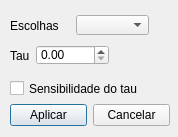
<?xml version="1.0" encoding="UTF-8"?>
<ui version="4.0">
 <class>Build</class>
 <widget class="QDialog" name="Build">
  <property name="geometry">
   <rect>
    <x>0</x>
    <y>0</y>
    <width>178</width>
    <height>137</height>
   </rect>
  </property>
  <property name="minimumSize">
   <size>
    <width>178</width>
    <height>110</height>
   </size>
  </property>
  <property name="maximumSize">
   <size>
    <width>16777215</width>
    <height>16777215</height>
   </size>
  </property>
  <property name="windowTitle">
   <string>Dialog</string>
  </property>
  <widget class="QWidget" name="horizontalLayoutWidget">
   <property name="geometry">
    <rect>
     <x>10</x>
     <y>10</y>
     <width>141</width>
     <height>31</height>
    </rect>
   </property>
   <layout class="QHBoxLayout" name="horizontalLayout">
    <item>
     <widget class="QLabel" name="lblChoices">
      <property name="minimumSize">
       <size>
        <width>60</width>
        <height>0</height>
       </size>
      </property>
      <property name="maximumSize">
       <size>
        <width>60</width>
        <height>16777215</height>
       </size>
      </property>
      <property name="text">
       <string>Escolhas</string>
      </property>
     </widget>
    </item>
    <item>
     <widget class="QComboBox" name="cbxChoices">
      <property name="minimumSize">
       <size>
        <width>73</width>
        <height>20</height>
       </size>
      </property>
      <property name="maximumSize">
       <size>
        <width>73</width>
        <height>20</height>
       </size>
      </property>
     </widget>
    </item>
   </layout>
  </widget>
  <widget class="QWidget" name="horizontalLayoutWidget_2">
   <property name="geometry">
    <rect>
     <x>10</x>
     <y>40</y>
     <width>101</width>
     <height>31</height>
    </rect>
   </property>
   <layout class="QHBoxLayout" name="horizontalLayout_2">
    <item>
     <widget class="QLabel" name="lblTau">
      <property name="minimumSize">
       <size>
        <width>20</width>
        <height>0</height>
       </size>
      </property>
      <property name="maximumSize">
       <size>
        <width>20</width>
        <height>16777215</height>
       </size>
      </property>
      <property name="text">
       <string>Tau</string>
      </property>
     </widget>
    </item>
    <item>
     <widget class="QDoubleSpinBox" name="dSpbTau">
      <property name="minimumSize">
       <size>
        <width>73</width>
        <height>20</height>
       </size>
      </property>
      <property name="maximumSize">
       <size>
        <width>73</width>
        <height>20</height>
       </size>
      </property>
      <property name="locale">
       <locale language="English" country="UnitedStates"/>
      </property>
      <property name="wrapping">
       <bool>false</bool>
      </property>
      <property name="frame">
       <bool>true</bool>
      </property>
      <property name="keyboardTracking">
       <bool>true</bool>
      </property>
      <property name="maximum">
       <double>1.000000000000000</double>
      </property>
      <property name="singleStep">
       <double>0.010000000000000</double>
      </property>
     </widget>
    </item>
   </layout>
  </widget>
  <widget class="QWidget" name="horizontalLayoutWidget_3">
   <property name="geometry">
    <rect>
     <x>10</x>
     <y>100</y>
     <width>160</width>
     <height>31</height>
    </rect>
   </property>
   <layout class="QHBoxLayout" name="horizontalLayout_3">
    <item>
     <widget class="QPushButton" name="btnApply">
      <property name="text">
       <string>Aplicar</string>
      </property>
      <property name="icon">
       <iconset resource="imagens.qrc">
        <normaloff>:/imagens/apply.png</normaloff>:/imagens/apply.png</iconset>
      </property>
     </widget>
    </item>
    <item>
     <widget class="QPushButton" name="btnCancel">
      <property name="text">
       <string>Cancelar</string>
      </property>
      <property name="icon">
       <iconset resource="imagens.qrc">
        <normaloff>:/imagens/cancel.png</normaloff>:/imagens/cancel.png</iconset>
      </property>
     </widget>
    </item>
   </layout>
  </widget>
  <widget class="QCheckBox" name="cbxShowSensibilityTau">
   <property name="geometry">
    <rect>
     <x>10</x>
     <y>80</y>
     <width>161</width>
     <height>17</height>
    </rect>
   </property>
   <property name="text">
    <string>Sensibilidade do tau</string>
   </property>
  </widget>
 </widget>
 <resources>
  <include location="imagens.qrc"/>
 </resources>
 <connections>
  <connection>
   <sender>btnCancel</sender>
   <signal>clicked()</signal>
   <receiver>Build</receiver>
   <slot>close()</slot>
   <hints>
    <hint type="sourcelabel">
     <x>113</x>
     <y>79</y>
    </hint>
    <hint type="destinationlabel">
     <x>150</x>
     <y>49</y>
    </hint>
   </hints>
  </connection>
 </connections>
</ui>
